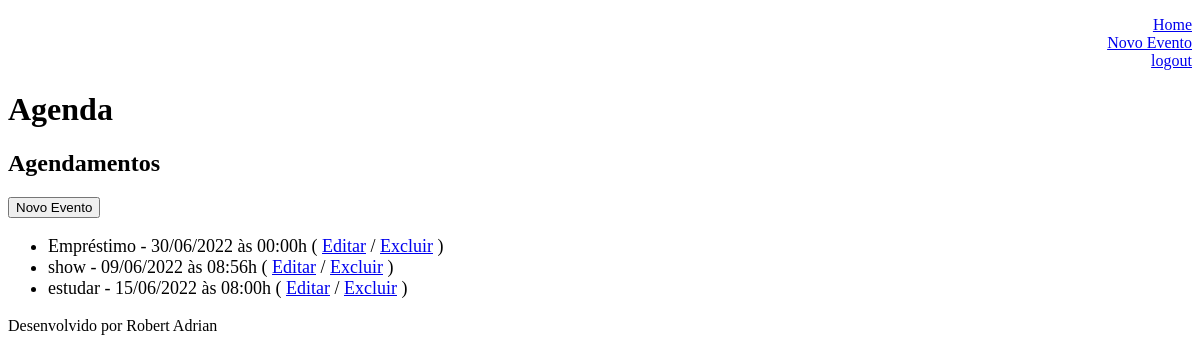
The page /agenda/ (signed in) on the database as committed earlier.
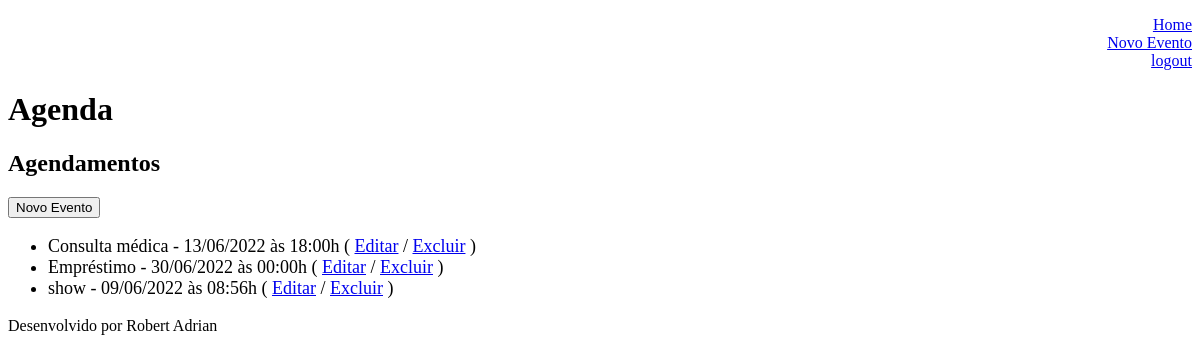
The same page on the database as committed later.
### core/models.py (models this page shows, shortened)
class Evento(models.Model):
    titulo = models.CharField(max_length=100)
    descricao = models.TextField(blank=True, null=True)
    data_evento = models.DateTimeField(verbose_name='Data do Evento')
    data_criacao = models.DateTimeField(auto_now=True)
    local_evento = models.CharField(max_length=100, blank=True, null=True)
    usuario = models.ForeignKey(User, on_delete=models.CASCADE)
    class Meta:
        db_table = 'evento'
    def get_data_evento(self):
        return self.data_evento.strftime('%d/%m/%Y às %H:%Mh')

### core/views.py (the view)
# urls.py: path('agenda/', views.lista_eventos),
@login_required(login_url='/login/')
def lista_eventos(requests):
    usuario = requests.user
    evento = Evento.objects.filter(usuario=usuario)
    dados = {'eventos':evento}
    return render(requests, 'agenda.html', dados)

### templates/agenda.html
{% extends "model_page.html" %}
{% block content %}
    <h2>Agendamentos</h2>
    <a href="evento">
        <button type="button">Novo Evento</button>
    </a>
    <ul style="font-size: 18px">
    {% for evento in eventos %}
        <li>
            {{ evento.titulo }} - {{ evento.get_data_evento }}
            ( <a href="evento/?id={{ evento.id }}">Editar</a> /
            <a href="evento/delete/{{ evento.id }}">Excluir</a> )
        </li>
    {% endfor %}
    </ul>
{% endblock %}

Rows that differ between the two databases and show on the page:
no longer on this page (row edited): Evento: titulo "estudar", get_data_evento "15/06/2022 às 08:00h"
now on this page (row edited): Evento: titulo "Consulta médica", get_data_evento "13/06/2022 às 18:00h"
